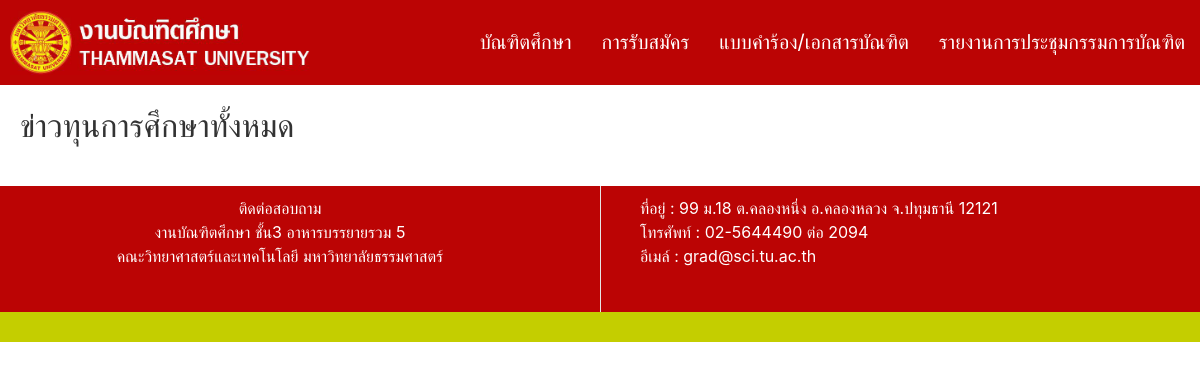
/news/fund/, run on an earlier commit of the app's database.
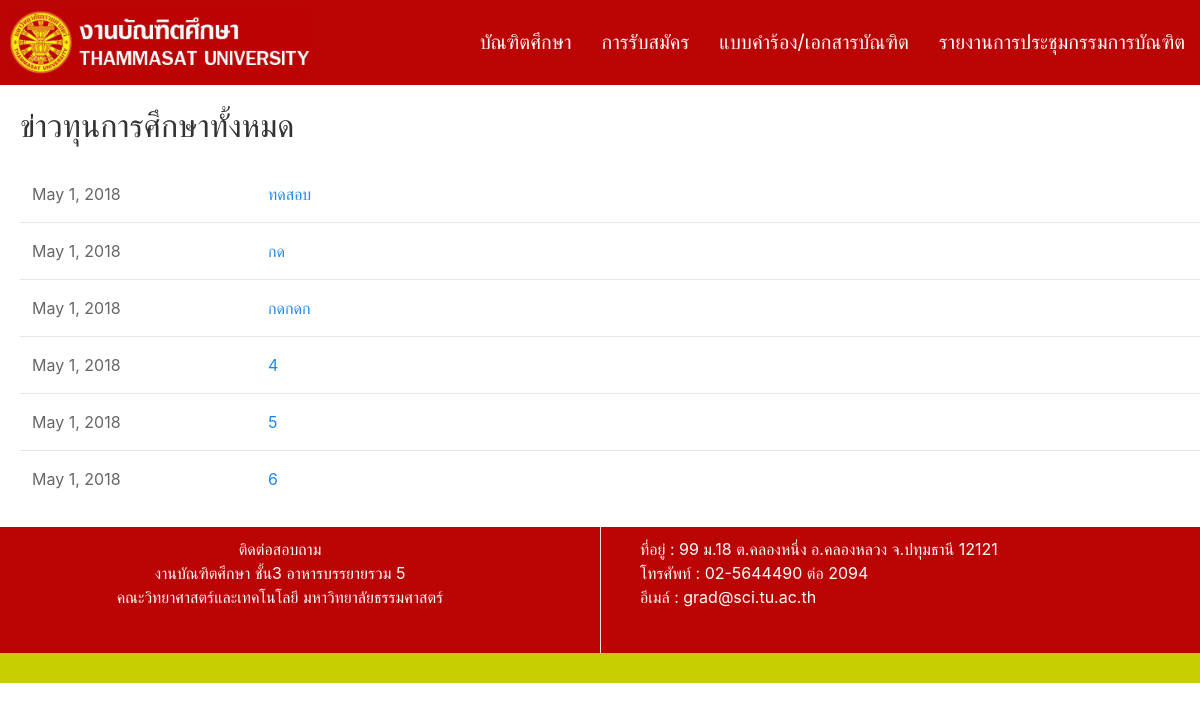
And on a later commit of the database.
### news/models.py (models this page shows)
class fund(models.Model):
    title = models.CharField(max_length=500)
    date=models.DateField()
    content = models.TextField(max_length=5000)
    file = models.FileField(blank=True)

### news/views.py (the view)
def news_fund(request):
    all_fund = fund.objects.all().order_by('-date')
    return render(request, 'news/news_fund.html',{'all_fund':all_fund})

### news/templates/news/news_fund.html (shortened to what this page needs)
<!DOCTYPE html>
<html>
<head>
    {% load staticfiles %}
    <link rel="stylesheet" type="text/css" href="{% static 'home/uikit.min.css' %}" />
    <link rel="stylesheet" type="text/css" href="{% static 'home/hamburger.css' %}" />
</head>
<body>
  <div class="uk-position-relative">
      <nav class="uk-navbar-container" uk-navbar="mode: click" style="background-color:#bb0404">
          <div class="uk-navbar-left">
              <a href="/home/">
                  <img src="{% static 'home/pictures/b.png' %}" style="width:300px; margin: 10px;" />
              </a>
          </div>
          <div class="uk-navbar-right">
              <ul class="uk-navbar-nav">
                  <li>
                      <a href="#">บัณฑิตศึกษา</a>
                  </li>
                  <li>
                      <a href="/register/">การรับสมัคร</a>
                  </li>
                  <li>
                      <a href="/documents/">แบบคำร้อง/เอกสารบัณฑิต</a>
                  </li>
                  <li>
                      <a href="/meeting/">รายงานการประชุมกรรมการบัณฑิต</a>
                  </li>
              </ul>
          </div>
      </nav>
  </div>
    <div style="margin-left:20px; margin-top:20px;">
        <h2>
            <span class=".uk-text-lead">ข่าวทุนการศึกษาทั้งหมด
            </span>
        </h2>
        <table class="uk-table uk-table-divider uk-table-hover">
            <tbody>
                {% for fund in all_fund %}
                  <tr>
                      <td style="width:20%;">{{ fund.date }}</td>
                      <td>
                          <a class=".uk-text-lead" href="/news/fund/{{ fund.id }}/">{{ fund.title }}</a>
                      </td>
                  </tr>
                {% endfor %}
            </tbody>
        </table>
    </div>
    <div class="uk-grid-divider uk-child-width-expand@s" uk-grid style="background-color:#bb0404;color:white;margin-top:20px;">
        <div style="text-align:center;margin-top:10px; margin-bottom:10px;">
          <span class=".uk-text-lead">ติดต่อสอบถาม</span><br>
          งานบัณฑิตศึกษา ชั้น3 อาหารบรรยายรวม 5
          <br> คณะวิทยาศาสตร์และเทคโนโลยี มหาวิทยาลัยธรรมศาสตร์
          <br>
        </div>
        <div style="text-align:left;">
          <p style="margin-top:10px;">
             ที่อยู่ : 99 ม.18 ต.คลองหนึ่ง อ.คลองหลวง จ.ปทุมธานี 12121
            <br>
             โทรศัพท์ : 02-5644490 ต่อ 2094
            <br>
             อีเมล์ : grad@sci.tu.ac.th
          </p>
          <br>
        </div>
    </div>
    <div style="background-color:#c4ce00;color:white;height:30px;">
    </div>
</body>
</html>

What changed in the data, as far as the page shows it:
added fund: date "May 1, 2018", title "ทดสอบ"
added fund: date "May 1, 2018", title "กด"
added fund: date "May 1, 2018", title "กดกดก"
added fund: date "May 1, 2018", title "4"
added fund: date "May 1, 2018", title "5"
added fund: date "May 1, 2018", title "6"
